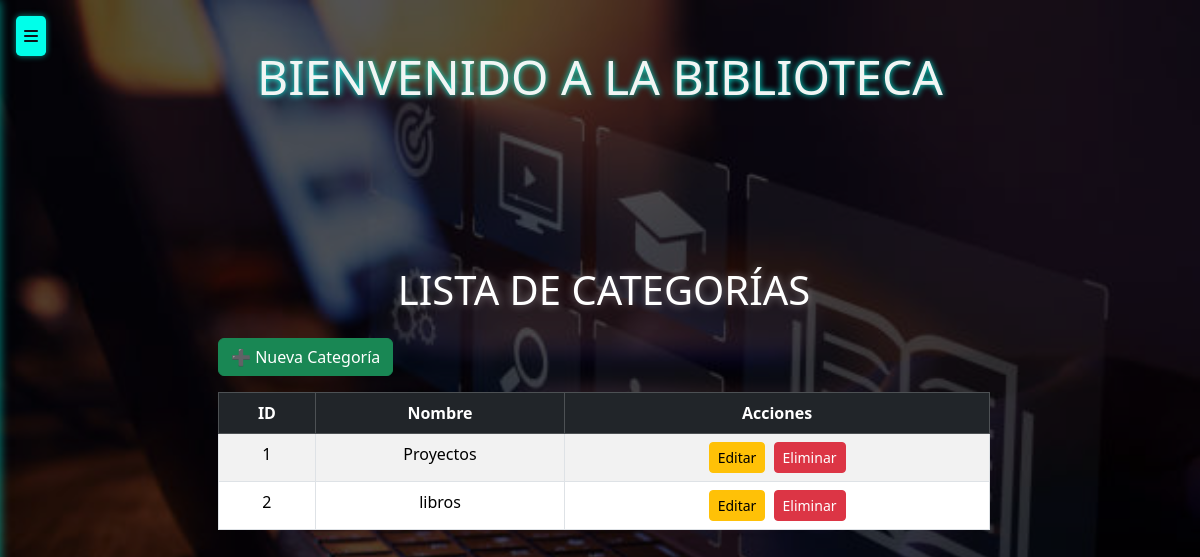
Page /categorias/ on the committed database.
### models/categoria_model.py (models this page shows, shortened)
class Categoria(db.Model):
    __tablename__ = "categoria"
    id_cat = db.Column(db.Integer, primary_key=True)
    nombre = db.Column(db.String(50), nullable=False)
    materiales = db.relationship('Material', back_populates='categoria')
    @staticmethod
    def get_all():
        return Categoria.query.all()

### controllers/categoria_controllers.py (the view)
@categoria_bp.route("/")
def index():
    categorias = Categoria.get_all()
    return categoria_view.list(categorias)

### views/categoria_view.py (called while the page is built)
def list(categorias):
    return render_template('categorias/index.html', categorias=categorias)

### templates/categorias/index.html (shortened to what this page needs)
{% extends 'base.html' %}
{% block content %}
<div class="container mt-4" style="max-width: 800px;">
  <h1 class="text-center mb-4">Lista de Categorías</h1>
  <a href="{{ url_for('categoria.create') }}" class="btn btn-success mb-3">➕ Nueva Categoría</a>
  <table class="table table-striped table-bordered text-center mx-auto">
    <thead class="table-dark">
      <tr>
        <th>ID</th>
        <th>Nombre</th>
        <th>Acciones</th>
      </tr>
    </thead>
    <tbody>
      {% for item in categorias %}
      <tr>
        <td>{{ item.id_cat }}</td>
        <td>{{ item.nombre }}</td>
        <td>
          <a href="{{ url_for('categoria.edit', id_cat=item.id_cat) }}" class="btn btn-warning btn-sm me-1">Editar</a>
          <a href="{{ url_for('categoria.delete', id_cat=item.id_cat) }}" class="btn btn-danger btn-sm"
             onclick="return confirm('¿Estás seguro de que deseas eliminar la categoría {{ item.nombre }}?');">
            Eliminar
          </a>
        </td>
      </tr>
      {% else %}
      <tr>
        <td colspan="3" class="text-center">No hay Categorías registradas.</td>
      </tr>
      {% endfor %}
    </tbody>
  </table>
</div>
{% endblock %}

### templates/base.html (style rules this page uses)
body { background-image: url("/static/fondobiblio.jpg"); background-size: cover; background-repeat: no-repeat; background-position: center; background-attachment: fixed; min-height: 100vh; }
body::before { content: ""; position: fixed; top: 0; left: 0; width: 100%; height: 100%; background-color: rgba(0,0,0,0.65); z-index: -1; pointer-events: none; }
h1, h2 { color: #fff; text-shadow: 0 0 8px rgba(255,255,255,0.4); text-transform: uppercase; }
.container { padding-left: 1rem; padding-top: 4rem; }

### rows in the picture
Categoria: id_cat "1", nombre "Proyectos"
Categoria: id_cat "2", nombre "libros"
